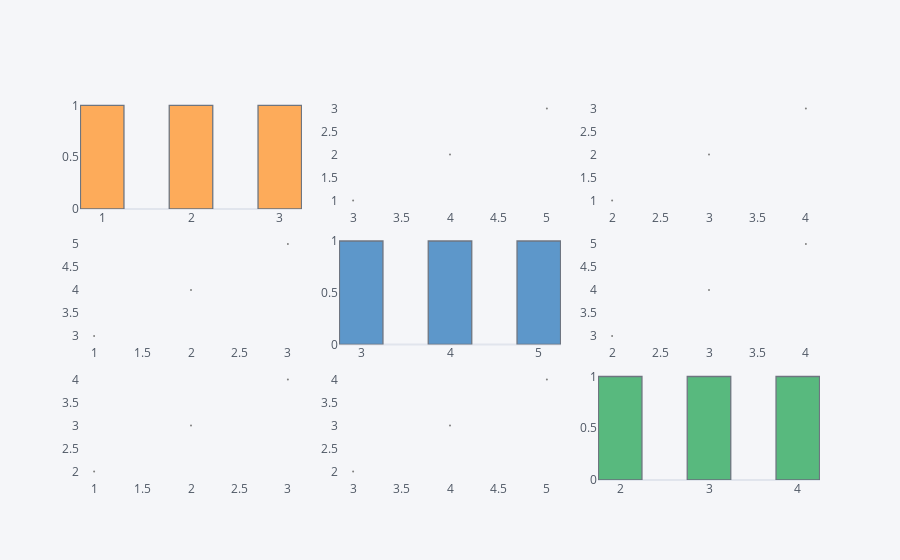

Here is the notebook cell this chart was saved with:
### Code cell
df3.scatter_matrix()

### Figure 1 — Plotly figure (JSON) as saved in the notebook; plotly's stock layout.template omitted (floating-point values rounded to 4 significant figures)
{"data": [{"histfunc": "count", "histnorm": "", "marker": {"color": "rgba(255, 153, 51, 1.0)", "line": {"color": "#4D5663", "width": 1.3}}, "name": "A", "nbinsx": 10, "opacity": 0.8, "orientation": "v", "type": "histogram", "x": [1, 2, 3], "xaxis": "x", "yaxis": "y"}, {"line": {"color": "rgba(128, 128, 128, 1.0)", "dash": "solid", "shape": "linear", "width": 1.3}, "marker": {"size": 2, "symbol": "circle"}, "mode": "markers", "name": "A", "text": "", "type": "scatter", "x": [3, 4, 5], "xaxis": "x2", "y": [1, 2, 3], "yaxis": "y2"}, {"line": {"color": "rgba(128, 128, 128, 1.0)", "dash": "solid", "shape": "linear", "width": 1.3}, "marker": {"size": 2, "symbol": "circle"}, "mode": "markers", "name": "A", "text": "", "type": "scatter", "x": [2, 3, 4], "xaxis": "x3", "y": [1, 2, 3], "yaxis": "y3"}, {"line": {"color": "rgba(128, 128, 128, 1.0)", "dash": "solid", "shape": "linear", "width": 1.3}, "marker": {"size": 2, "symbol": "circle"}, "mode": "markers", "name": "B", "text": "", "type": "scatter", "x": [1, 2, 3], "xaxis": "x4", "y": [3, 4, 5], "yaxis": "y4"}, {"histfunc": "count", "histnorm": "", "marker": {"color": "rgba(55, 128, 191, 1.0)", "line": {"color": "#4D5663", "width": 1.3}}, "name": "B", "nbinsx": 10, "opacity": 0.8, "orientation": "v", "type": "histogram", "x": [3, 4, 5], "xaxis": "x5", "yaxis": "y5"}, {"line": {"color": "rgba(128, 128, 128, 1.0)", "dash": "solid", "shape": "linear", "width": 1.3}, "marker": {"size": 2, "symbol": "circle"}, "mode": "markers", "name": "B", "text": "", "type": "scatter", "x": [2, 3, 4], "xaxis": "x6", "y": [3, 4, 5], "yaxis": "y6"}, {"line": {"color": "rgba(128, 128, 128, 1.0)", "dash": "solid", "shape": "linear", "width": 1.3}, "marker": {"size": 2, "symbol": "circle"}, "mode": "markers", "name": "C", "text": "", "type": "scatter", "x": [1, 2, 3], "xaxis": "x7", "y": [2, 3, 4], "yaxis": "y7"}, {"line": {"color": "rgba(128, 128, 128, 1.0)", "dash": "solid", "shape": "linear", "width": 1.3}, "marker": {"size": 2, "symbol": "circle"}, "mode": "markers", "name": "C", "text": "", "type": "scatter", "x": [3, 4, 5], "xaxis": "x8", "y": [2, 3, 4], "yaxis": "y8"}, {"histfunc": "count", "histnorm": "", "marker": {"color": "rgba(50, 171, 96, 1.0)", "line": {"color": "#4D5663", "width": 1.3}}, "name": "C", "nbinsx": 10, "opacity": 0.8, "orientation": "v", "type": "histogram", "x": [2, 3, 4], "xaxis": "x9", "yaxis": "y9"}], "layout": {"bargap": 0.02, "legend": {"bgcolor": "#F5F6F9", "font": {"color": "#4D5663"}}, "paper_bgcolor": "#F5F6F9", "plot_bgcolor": "#F5F6F9", "showlegend": false, "title": {"font": {"color": "#4D5663"}}, "xaxis": {"anchor": "y", "domain": [0, 0.3], "gridcolor": "#E1E5ED", "showgrid": false, "tickfont": {"color": "#4D5663"}, "title": {"font": {"color": "#4D5663"}, "text": ""}, "zerolinecolor": "#E1E5ED"}, "xaxis2": {"anchor": "y2", "domain": [0.35, 0.65], "gridcolor": "#E1E5ED", "showgrid": false, "tickfont": {"color": "#4D5663"}, "title": {"font": {"color": "#4D5663"}, "text": ""}, "zerolinecolor": "#E1E5ED"}, "xaxis3": {"anchor": "y3", "domain": [0.7, 1], "gridcolor": "#E1E5ED", "showgrid": false, "tickfont": {"color": "#4D5663"}, "title": {"font": {"color": "#4D5663"}, "text": ""}, "zerolinecolor": "#E1E5ED"}, "xaxis4": {"anchor": "y4", "domain": [0, 0.3], "gridcolor": "#E1E5ED", "showgrid": false, "tickfont": {"color": "#4D5663"}, "title": {"font": {"color": "#4D5663"}, "text": ""}, "zerolinecolor": "#E1E5ED"}, "xaxis5": {"anchor": "y5", "domain": [0.35, 0.65], "gridcolor": "#E1E5ED", "showgrid": false, "tickfont": {"color": "#4D5663"}, "title": {"font": {"color": "#4D5663"}, "text": ""}, "zerolinecolor": "#E1E5ED"}, "xaxis6": {"anchor": "y6", "domain": [0.7, 1], "gridcolor": "#E1E5ED", "showgrid": false, "tickfont": {"color": "#4D5663"}, "title": {"font": {"color": "#4D5663"}, "text": ""}, "zerolinecolor": "#E1E5ED"}, "xaxis7": {"anchor": "y7", "domain": [0, 0.3], "gridcolor": "#E1E5ED", "showgrid": false, "tickfont": {"color": "#4D5663"}, "title": {"font": {"color": "#4D5663"}, "text": ""}, "zerolinecolor": "#E1E5ED"}, "xaxis8": {"anchor": "y8", "domain": [0.35, 0.65], "gridcolor": "#E1E5ED", "showgrid": false, "tickfont": {"color": "#4D5663"}, "title": {"font": {"color": "#4D5663"}, "text": ""}, "zerolinecolor": "#E1E5ED"}, "xaxis9": {"anchor": "y9", "domain": [0.7, 1], "gridcolor": "#E1E5ED", "showgrid": false, "tickfont": {"color": "#4D5663"}, "title": {"font": {"color": "#4D5663"}, "text": ""}, "zerolinecolor": "#E1E5ED"}, "yaxis": {"anchor": "x", "domain": [0.7133, 1], "gridcolor": "#E1E5ED", "showgrid": false, "tickfont": {"color": "#4D5663"}, "title": {"font": {"color": "#4D5663"}, "text": ""}, "zerolinecolor": "#E1E5ED"}, "yaxis2": {"anchor": "x2", "domain": [0.7133, 1], "gridcolor": "#E1E5ED", "showgrid": false, "tickfont": {"color": "#4D5663"}, "title": {"font": {"color": "#4D5663"}, "text": ""}, "zerolinecolor": "#E1E5ED"}, "yaxis3": {"anchor": "x3", "domain": [0.7133, 1], "gridcolor": "#E1E5ED", "showgrid": false, "tickfont": {"color": "#4D5663"}, "title": {"font": {"color": "#4D5663"}, "text": ""}, "zerolinecolor": "#E1E5ED"}, "yaxis4": {"anchor": "x4", "domain": [0.3567, 0.6433], "gridcolor": "#E1E5ED", "showgrid": false, "tickfont": {"color": "#4D5663"}, "title": {"font": {"color": "#4D5663"}, "text": ""}, "zerolinecolor": "#E1E5ED"}, "yaxis5": {"anchor": "x5", "domain": [0.3567, 0.6433], "gridcolor": "#E1E5ED", "showgrid": false, "tickfont": {"color": "#4D5663"}, "title": {"font": {"color": "#4D5663"}, "text": ""}, "zerolinecolor": "#E1E5ED"}, "yaxis6": {"anchor": "x6", "domain": [0.3567, 0.6433], "gridcolor": "#E1E5ED", "showgrid": false, "tickfont": {"color": "#4D5663"}, "title": {"font": {"color": "#4D5663"}, "text": ""}, "zerolinecolor": "#E1E5ED"}, "yaxis7": {"anchor": "x7", "domain": [0, 0.2867], "gridcolor": "#E1E5ED", "showgrid": false, "tickfont": {"color": "#4D5663"}, "title": {"font": {"color": "#4D5663"}, "text": ""}, "zerolinecolor": "#E1E5ED"}, "yaxis8": {"anchor": "x8", "domain": [0, 0.2867], "gridcolor": "#E1E5ED", "showgrid": false, "tickfont": {"color": "#4D5663"}, "title": {"font": {"color": "#4D5663"}, "text": ""}, "zerolinecolor": "#E1E5ED"}, "yaxis9": {"anchor": "x9", "domain": [0, 0.2867], "gridcolor": "#E1E5ED", "showgrid": false, "tickfont": {"color": "#4D5663"}, "title": {"font": {"color": "#4D5663"}, "text": ""}, "zerolinecolor": "#E1E5ED"}}}
